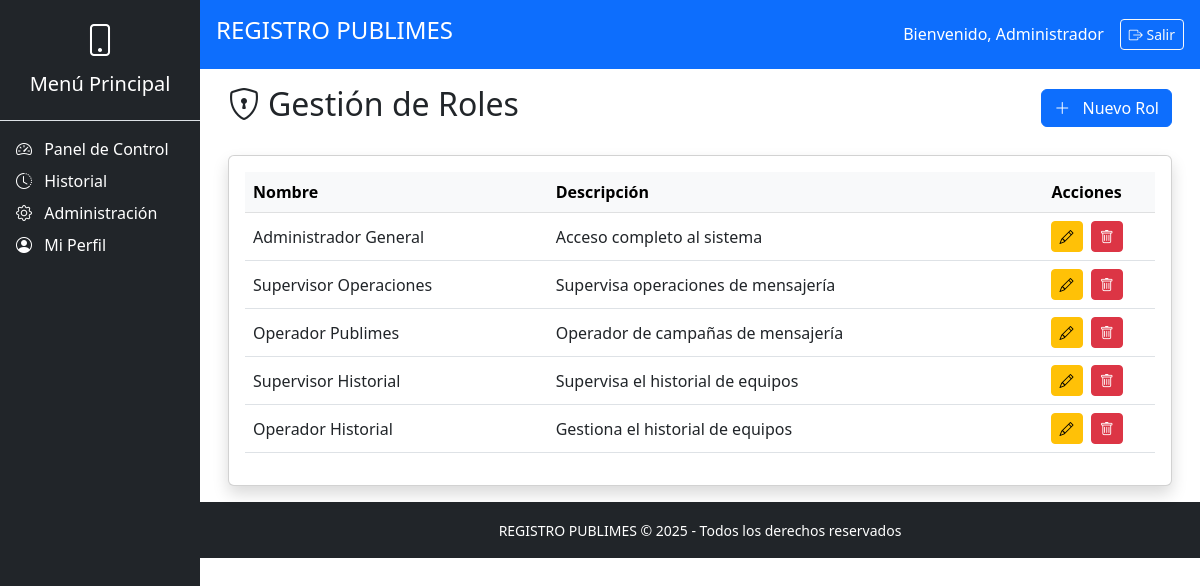
The page /admin/roles (signed in) on the database its author committed.
### modelo.py (models this page shows)
class Usuario(db.Model):
    __tablename__ = 'usuario'
    idUsuario = db.Column(db.Integer, primary_key=True)
    nombre = db.Column(db.String(100), nullable=False)
    username = db.Column(db.String(50), unique=True, nullable=False)
    password = db.Column(db.String(255), nullable=False)
    activo = db.Column(db.Boolean, default=True)
    fecha_creacion = db.Column(db.DateTime, default=datetime.utcnow)
    roles = db.relationship('UsuarioRol', back_populates='usuario')
    clientes_asignados = db.relationship('Cliente', back_populates='operador_publimes')
    envios_realizados = db.relationship('EnvioCampania', back_populates='usuario')
    transferencias_supervisor = db.relationship('TransferenciaTelefono', foreign_keys='TransferenciaTelefono.idSupervisorHistorial', back_populates='supervisor_historial')
    transferencias_origen = db.relationship('TransferenciaTelefono', foreign_keys='TransferenciaTelefono.idOperadorPublimes', back_populates='operador_publimes')

class Rol(db.Model):
    __tablename__ = 'rol'
    idRol = db.Column(db.Integer, primary_key=True)
    nombreRol = db.Column(db.String(50), nullable=False)
    descripcion = db.Column(db.String(200))
    usuarios = db.relationship('UsuarioRol', back_populates='rol')

### logica/administracion.py (the view)
    @requiere_login
    @requiere_rol('Administrador General')
    def gestion_roles(self):
        roles = Rol.query.order_by(Rol.idRol).all()
        return render_template('admin/roles.html', roles=roles)

### app.py (called while the page is built)
@app.context_processor
def inject_current_year():
    return {'current_year': datetime.now().year}

### decoradores.py (called while the page is built)
def requiere_login(f):
    @wraps(f)
    def decorador(*args, **kwargs):
        if 'id_usuario' not in session:
            flash('Debe iniciar sesión para acceder a esta página', 'danger')
            return redirect(url_for('login.iniciar_sesion'))
        return f(*args, **kwargs)
    return decorador

def requiere_rol(*roles_permitidos):
    def decorador(f):
        @wraps(f)
        def wrapper(*args, **kwargs):
            if 'id_usuario' not in session:
                flash('Autenticación requerida', 'warning')
                return redirect(url_for('login.iniciar_sesion'))
            usuario_actual = Usuario.query.get(session['id_usuario'])
            roles_usuario = {ur.rol.nombreRol for ur in usuario_actual.roles}
            if not roles_usuario.intersection(roles_permitidos):
                flash('No tiene permisos suficientes para esta acción', 'danger')
                return redirect(url_for('login.panel_control'))
            return f(*args, **kwargs)
        return wrapper
    return decorador

### templates/admin/roles.html (shortened to what this page needs)
{% extends "base/base.html" %}
{% block content %}
<div class="container-fluid">
    <div class="d-flex justify-content-between align-items-center mb-4">
        <h2><i class="bi bi-shield-lock me-2"></i>Gestión de Roles</h2>
        <a href="{{ url_for('admin.nuevo_rol') }}" class="btn btn-primary">
            <i class="bi bi-plus-lg me-2"></i> Nuevo Rol
        </a>
    </div>
    <div class="card shadow">
        <div class="card-body">
            <div class="table-responsive">
                <table class="table table-hover align-middle">
                    <thead class="table-light">
                        <tr>
                            <th>Nombre</th>
                            <th>Descripción</th>
                            <th class="text-center">Acciones</th>
                        </tr>
                    </thead>
                    <tbody>
                        {% for rol in roles %}
                        <tr>
                            <td>{{ rol.nombreRol }}</td>
                            <td>{{ rol.descripcion or 'Sin descripción' }}</td>
                            <td class="text-center">
                                <a href="{{ url_for('admin.editar_rol', id=rol.idRol) }}" class="btn btn-sm btn-warning me-1" title="Editar">
                                    <i class="bi bi-pencil"></i>
                                </a>
                                <form method="POST" action="{{ url_for('admin.eliminar_rol', id=rol.idRol) }}" class="d-inline" aria-label="Eliminar rol {{ rol.nombreRol }}">
                                    <button type="submit" class="btn btn-sm btn-danger" onclick="return confirm('¿Eliminar este rol?')">
                                        <i class="bi bi-trash"></i>
                                    </button>
                                </form>
                            </td>
                        </tr>
                        {% else %}
                        <tr>
                            <td colspan="3" class="text-center text-muted">No hay roles registrados.</td>
                        </tr>
                        {% endfor %}
                    </tbody>
                </table>
            </div>
        </div>
    </div>
</div>
{% endblock %}

### templates/base/header.html
<header class="bg-primary text-white p-3 d-flex justify-content-between align-items-center">
    <h4>REGISTRO PUBLIMES</h4>
    <div class="d-flex align-items-center">
        <span class="me-3">Bienvenido, {{ session.nombre }}</span>
        <a href="{{ url_for('login.logout') }}" class="btn btn-sm btn-outline-light">
            <i class="bi bi-box-arrow-right"></i> Salir
        </a>
    </div>
</header>

### rows shown on the page
Usuario: nombre "Administrador"
Rol: nombreRol "Administrador General", descripcion "Acceso completo al sistema"
Rol: nombreRol "Supervisor Operaciones", descripcion "Supervisa operaciones de mensajería"
Rol: nombreRol "Operador Publimes", descripcion "Operador de campañas de mensajería"
Rol: nombreRol "Supervisor Historial", descripcion "Supervisa el historial de equipos"
Rol: nombreRol "Operador Historial", descripcion "Gestiona el historial de equipos"
